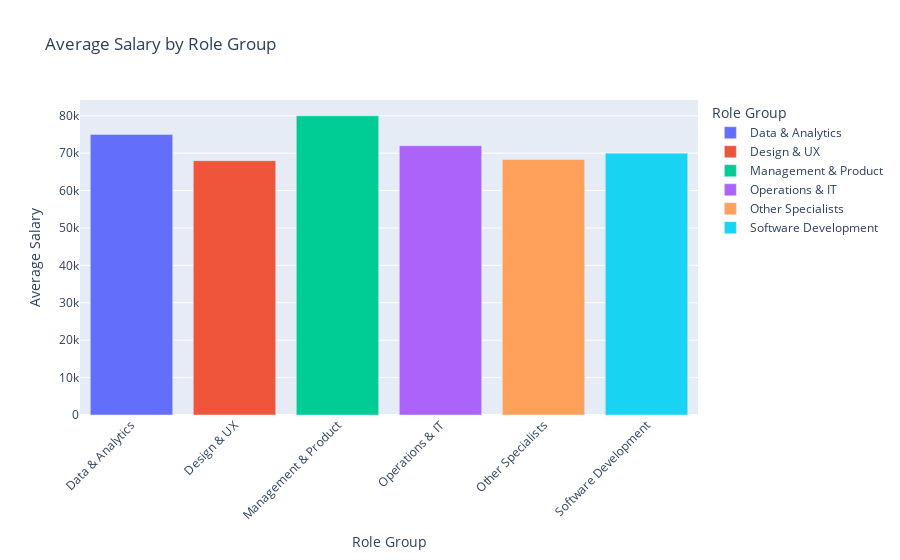

The code cell stored with this chart in its notebook:
### Code cell
import plotly.express as px

# Define role groups
role_groups = {
    'Software Development': ['Software Engineer', 'Backend Developer', 'Frontend Developer', 'Full Stack Developer', 'Mobile Developer', 'Software Architect'],
    'Data & Analytics': ['Data Scientist', 'Data Analyst', 'Data Engineer', 'Machine Learning Engineer', 'Business Intelligence Analyst'],
    'Design & UX': ['UX Designer', 'UI Designer', 'Graphic Designer', 'Product Designer'],
    'Management & Product': ['Product Manager', 'Project Manager', 'Technical Lead', 'Scrum Master', 'Agile Coach'],
    'Operations & IT': ['DevOps Engineer', 'System Administrator', 'Network Engineer', 'Cloud Engineer', 'IT Support Specialist'],
    'Other Specialists': ['Marketing Specialist', 'HR Specialist', 'Financial Analyst', 'Sales Manager', 'Customer Support']
}

# Determine group for each role
def group_roles(role):
    for group, roles in role_groups.items():
        if any(r.lower() in role.lower() for r in roles):
            return group
    return 'Other Specialists'

# Apply role grouping
df['Role Group'] = df['Role'].apply(group_roles)

# Calculate average salary by role group
avg_salary_by_role_group = df.groupby('Role Group')['Salary'].mean().reset_index()

# Plot using Plotly
fig = px.bar(avg_salary_by_role_group, 
              x='Role Group', 
              y='Salary', 
              title='Average Salary by Role Group', 
              labels={'Role Group': 'Role Group', 'Salary': 'Average Salary'},
              color='Role Group',
              color_discrete_sequence=px.colors.qualitative.Plotly)  # Using Plotly's qualitative color scheme

# Update layout for better aesthetics
fig.update_layout(xaxis_tickangle=-45)
fig.show()

### Figure 1 — Plotly figure (JSON) as saved in the notebook; plotly's stock layout.template omitted (floating-point values rounded to 4 significant figures)
{"data": [{"alignmentgroup": "True", "hovertemplate": "Role Group=%{x}<br>Average Salary=%{y}<extra></extra>", "legendgroup": "Data & Analytics", "marker": {"color": "#636EFA", "pattern": {"shape": ""}}, "name": "Data & Analytics", "offsetgroup": "Data & Analytics", "orientation": "v", "showlegend": true, "textposition": "auto", "type": "bar", "x": ["Data & Analytics"], "xaxis": "x", "y": [75000], "yaxis": "y"}, {"alignmentgroup": "True", "hovertemplate": "Role Group=%{x}<br>Average Salary=%{y}<extra></extra>", "legendgroup": "Design & UX", "marker": {"color": "#EF553B", "pattern": {"shape": ""}}, "name": "Design & UX", "offsetgroup": "Design & UX", "orientation": "v", "showlegend": true, "textposition": "auto", "type": "bar", "x": ["Design & UX"], "xaxis": "x", "y": [68000], "yaxis": "y"}, {"alignmentgroup": "True", "hovertemplate": "Role Group=%{x}<br>Average Salary=%{y}<extra></extra>", "legendgroup": "Management & Product", "marker": {"color": "#00CC96", "pattern": {"shape": ""}}, "name": "Management & Product", "offsetgroup": "Management & Product", "orientation": "v", "showlegend": true, "textposition": "auto", "type": "bar", "x": ["Management & Product"], "xaxis": "x", "y": [80000], "yaxis": "y"}, {"alignmentgroup": "True", "hovertemplate": "Role Group=%{x}<br>Average Salary=%{y}<extra></extra>", "legendgroup": "Operations & IT", "marker": {"color": "#AB63FA", "pattern": {"shape": ""}}, "name": "Operations & IT", "offsetgroup": "Operations & IT", "orientation": "v", "showlegend": true, "textposition": "auto", "type": "bar", "x": ["Operations & IT"], "xaxis": "x", "y": [72000], "yaxis": "y"}, {"alignmentgroup": "True", "hovertemplate": "Role Group=%{x}<br>Average Salary=%{y}<extra></extra>", "legendgroup": "Other Specialists", "marker": {"color": "#FFA15A", "pattern": {"shape": ""}}, "name": "Other Specialists", "offsetgroup": "Other Specialists", "orientation": "v", "showlegend": true, "textposition": "auto", "type": "bar", "x": ["Other Specialists"], "xaxis": "x", "y": [68330.0], "yaxis": "y"}, {"alignmentgroup": "True", "hovertemplate": "Role Group=%{x}<br>Average Salary=%{y}<extra></extra>", "legendgroup": "Software Development", "marker": {"color": "#19D3F3", "pattern": {"shape": ""}}, "name": "Software Development", "offsetgroup": "Software Development", "orientation": "v", "showlegend": true, "textposition": "auto", "type": "bar", "x": ["Software Development"], "xaxis": "x", "y": [70000], "yaxis": "y"}], "layout": {"barmode": "relative", "legend": {"title": {"text": "Role Group"}, "tracegroupgap": 0}, "title": {"text": "Average Salary by Role Group"}, "xaxis": {"anchor": "y", "categoryarray": ["Data & Analytics", "Design & UX", "Management & Product", "Operations & IT", "Other Specialists", "Software Development"], "categoryorder": "array", "domain": [0, 1], "tickangle": -45, "title": {"text": "Role Group"}}, "yaxis": {"anchor": "x", "domain": [0, 1], "title": {"text": "Average Salary"}}}}
